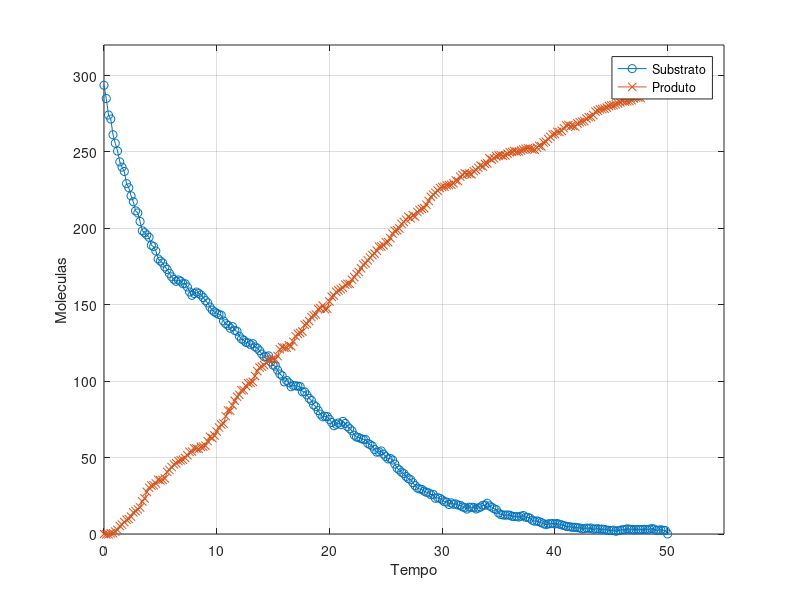

Reproduce this figure in MATLAB.
%CLE_MM.m
%
%
% Chemical Langevin Equation for the Michaelis-Menten system

rand('state', 100)

%
V = [-1 1 0; -1 1 1; 1 -1 -1; 0 0 1];

%%%%%%%Paramtros e condicoes iniciais%%%%%%%
nA = 6.023e23;             %Constante de avogrado
vol = 1e-15;               %Volume do sistema
Y = zeros(4,1);
Y(1) = round(5e-7*nA*vol); % moleculas de substrato
Y(2) = round(2e-7*nA*vol); % moleculas de enzima
c(1) = 1e6/(nA*vol); c(2) = 1e-4; c(3) = 0.1;
tfinal = 50;
subs = [];
product = [];
L = 250;
tau = tfinal/L; %stepsize

for k = 1:L
    a(1) = c(1)*Y(1)*Y(2);
    a(2) = c(2)*Y(3);
    a(3) = c(3)*Y(3);
    d(1) = tau*a(1) + sqrt(abs(tau*a(1)))*randn;
    d(2) = tau*a(2) + sqrt(abs(tau*a(2)))*randn;
    d(3) = tau*a(3) + sqrt(abs(tau*a(3)))*randn;
    Y = Y + d(1)*V(:,1) + d(2)*V(:,2) + d(3)*V(:,3);
    
    subs    = [subs, Y(1)];    
    product = [product, Y(4)];
end
t = 0:tau:50;
subs = [subs, 0];
product = [product, product(250)];

plot (t, subs, '-o', t, product, '-x');
xlabel("Tempo");
ylabel("Moleculas");
legend("Substrato", "Produto");
axis([0 55 0 320]);
grid on;
